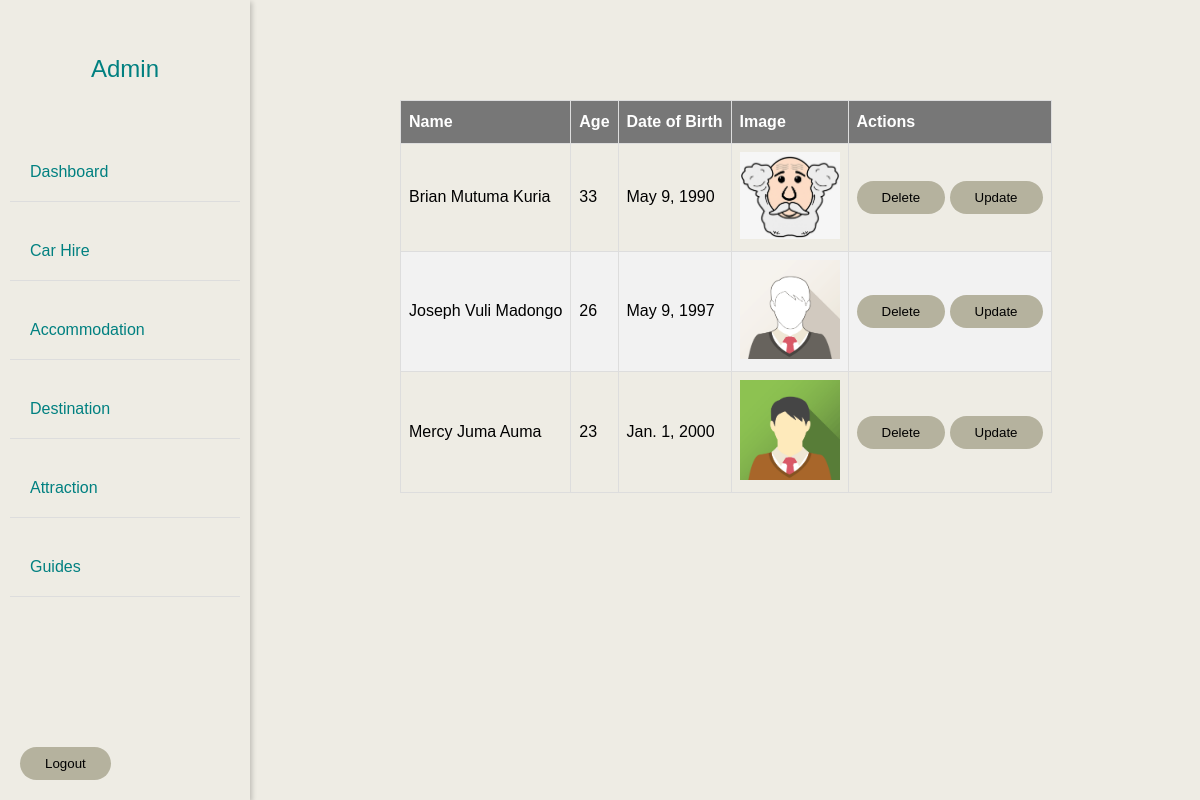
The page /guidelist/ on the database as committed earlier.
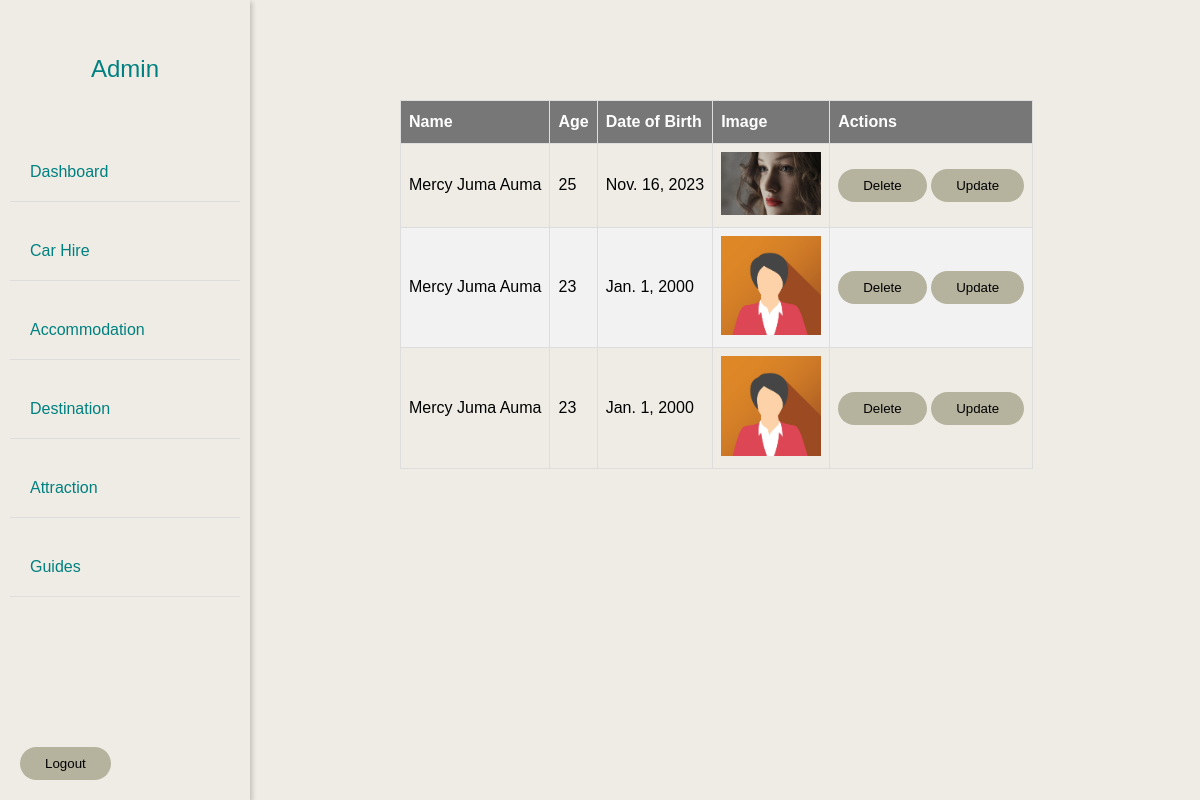
The same page on the database as committed later.
### Karibu_Kilifi/models.py (models this page shows, shortened)
class Guide(models.Model):
    firstname = models.CharField(max_length=15, verbose_name='First Name')
    middle_name = models.CharField(max_length=15, verbose_name='Middle Name')
    surname = models.CharField(max_length=15, verbose_name='Surname')
    image = models.ImageField(blank=True, verbose_name='Photo')
    email = models.EmailField(verbose_name='Email Address')
    dob = models.DateField(verbose_name='Date of Birth', blank=True, null=True)
    age = models.IntegerField(verbose_name='Age')
    description = models.CharField(max_length=100, verbose_name='Describe yourself', blank=True)

### Karibu_Kilifi/views.py (the view)
# urls.py: path('guidelist/', guide_List, name='Guide_List'),
def guide_List(request):
    guideList = Guide.objects.all()
    return render(request, 'Guides/admin/guidelist.html', {"guidance": guideList})

### templates/Guides/admin/guidelist.html (shortened to what this page needs)
{% extends 'AdminIndex.html' %}
{% block content %}
        <div class="tablelist">
    <table id="cars">
    <thead>
        <tr>
            <th>Name</th>
            <th>Age</th>
            <th>Date of Birth</th>
            <th>Image</th>
            <th>Actions</th>
        </tr>
    </thead>
    <tbody>
    {% for guides in guidance %}
    <tr>
        <td> {{guides.firstname}} {{ guides.middle_name }} {{ guides.surname }} </td>
        <td>{{ guides.age }}</td>
        <td>{{ guides.dob }}</td>
        <td>
            {% if guides.image %}
                <img src="{{ guides.image.url }}" alt="{{ guides.name }}" style="max-width: 100px; max-height: 100px;">
            {% else %}
                No Image Available
            {% endif %}
        </td>
    <td>
    <button onclick="deleteGuide('{{ guides.id }}')">Delete</button>
    <button onclick="updateGuide('{{ guides.id }}')">Update</button>
</td>
    </tr>
    {% endfor %}
    </tbody>
    </table>
        </div>
{% endblock %}

### templates/AdminIndex.html (shortened to what this page needs)
<!DOCTYPE html>
{% load static %}
<html lang="en">
<head>
    <link rel="stylesheet" href="{% static 'admincss.css' %}">
</head>
<body>
<div class="sidebar">
        <div class="sidebar-header">
            <p class="user">Admin</p>
        </div>
        <ul class="sidebar-menu">
            <li><a href="{% url 'admin' %}">Dashboard</a></li>
            <li><a href="{% url 'Hire' %}">Car Hire</a></li>
            <li><a href="{% url 'Accommodate' %}">Accommodation</a></li>
            <li><a href="{% url 'NewDestination' %}">Destination</a></li>
            <li><a href="{% url 'NewAttraction' %}">Attraction</a></li>
            <li><a href="{% url 'Guide_List' %}">Guides</a></li>
        </ul>
        <div class="logout">
                <a href="{% url 'logout' %}"><button>Logout</button></a>
        </div>
</div>
<div class="block">
{% block content %}
{% endblock %}
</div>
</body>
</html>

### static/admincss.css (style rules this page uses)
body, h1, h2, h3, p, ul { margin: 0; padding: 0; background-color: #eeece4; }
body { font-family: Arial, sans-serif; display: flex; }
.sidebar { width: 250px; background-color: #eeece4; color: #fff; height: 100%; position: fixed; overflow-y: auto; box-shadow: 2px 2px 5px rgba(0, 0, 0, 0.2); }
.sidebar-header { padding: 50px; text-align: center; }
.sidebar-menu { list-style: none; padding: 0; }
.sidebar-menu li { padding: 10px; }
.sidebar-menu li a { color: #008080; text-decoration: none; display: block; padding: 20px; }
.logout { position: absolute; bottom: 20px; left: 20px; }
button { padding: 9px 25px; background-color: rgba(0,136,169,1); border: none; border-radius: 50px; cursor: pointer; transition: all 0.3s ease 0s; background-color: #b5b29e; }
body, h1, h2, h3, p { margin: 0; padding: 0; }
body { font-family: Arial, sans-serif; }
.user { font-size: x-large; color: #008080; }
.sidebar-menu li a { border-bottom: 1px solid #ddd; }
.block { padding-left: 400px; }
#cars { font-family: "Trebuchet MS", Arial, Helvetica, sans-serif; border-collapse: collapse; width: 100%; }
#cars td, #cars th { border: 1px solid #ddd; padding: 8px; }
#cars tr:nth-child(even) { background-color: #f2f2f2; }
#cars th { padding-top: 12px; padding-bottom: 12px; text-align: left; background-color: #777777; color: white; }
.tablelist { padding-top: 100px; }

Rows that differ between the two databases and show on the page:
removed Guide: firstname "Brian", middle_name "Mutuma", surname "Kuria", age "33", dob "May 9, 1990", image (picture)
removed Guide: firstname "Joseph", middle_name "Vuli", surname "Madongo", age "26", dob "May 9, 1997", image (picture)
removed Guide: firstname "Mercy", middle_name "Juma", surname "Auma", age "23", dob "Jan. 1, 2000", image (picture)
added Guide: firstname "Mercy", middle_name "Juma", surname "Auma", age "25", dob "Nov. 16, 2023", image (picture)
added Guide: firstname "Mercy", middle_name "Juma", surname "Auma", age "23", dob "Jan. 1, 2000", image (picture)
added Guide: firstname "Mercy", middle_name "Juma", surname "Auma", age "23", dob "Jan. 1, 2000", image (picture)
